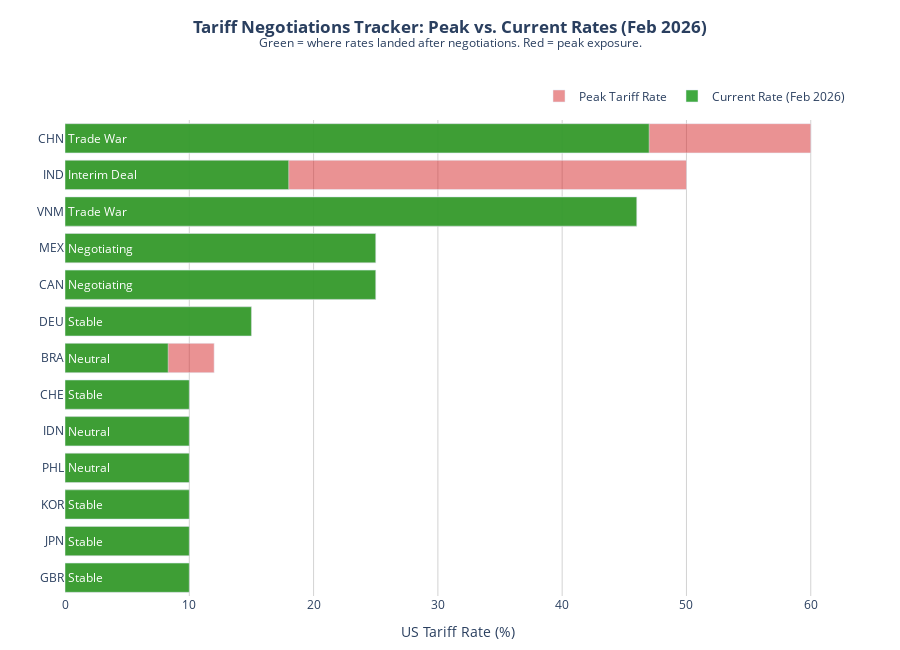

The cell this chart's notebook holds for it:
### Code cell
possible_names = ['country_name', 'Country', 'country', 'Economy', 'country_code']
actual_col = next((name for name in possible_names if name in tariff_master.columns), None)

if actual_col is None:
    print(f"❌ ERROR: I can't find a country column. Your columns are: {tariff_master.columns.tolist()}")
else:

    plot_df = tariff_master[tariff_master['country_code'] != 'USA'].copy()
    plot_df = plot_df.sort_values('tariff_peak', ascending=True)

    fig3 = go.Figure()

    # Peak tariff bar
    fig3.add_trace(go.Bar(
        name='Peak Tariff Rate',
        y=plot_df[actual_col],
        x=plot_df['tariff_peak'],
        orientation='h',
        marker_color='rgba(214, 39, 40, 0.5)',
    ))

    # Current tariff bar
    fig3.add_trace(go.Bar(
        name='Current Rate (Feb 2026)',
        y=plot_df[actual_col],
        x=plot_df['tariff_current_feb2026'],
        orientation='h',
        marker_color='rgba(44, 160, 44, 0.9)',
        text=[f"{s}" for s in plot_df['deal_status']],
        textposition='inside',
        insidetextanchor='start'
    ))

    fig3.update_layout(
        title={'text':'<b>Tariff Negotiations Tracker: Peak vs. Current Rates (Feb 2026)</b><br>'
            '<sup>Green = where rates landed after negotiations. Red = peak exposure.</sup>',
            'y': 0.95,
            'x': 0.5,
            'xanchor': 'center',
            'yanchor': 'top'
    },
        barmode='overlay',
        xaxis_title='US Tariff Rate (%)',
        yaxis_title='',
        height=650,
        plot_bgcolor='white',
        margin=dict(t=120, b=50, l=50, r=50),
        xaxis=dict(gridcolor='lightgray'),
        yaxis=dict(automargin=True),
        legend=dict(orientation='h', 
        yanchor='bottom',
        y=1.02, 
        xanchor='right',
        x=1
    )
)
    fig3.show()
    fig3.write_html('../reports/viz3_negotiations_tracker.html')

    print("🚀 Dashboard visualization complete with full professional layout!")

### Figure 1 — Plotly figure (JSON) as saved in the notebook; plotly's stock layout.template omitted (floating-point values rounded to 4 significant figures)
{"data": [{"marker": {"color": "rgba(214, 39, 40, 0.5)"}, "name": "Peak Tariff Rate", "orientation": "h", "type": "bar", "x": [10.0, 10.0, 10.0, 10.0, 10.0, 10.0, 12.0, 15.0, 25.0, 25.0, 46.0, 50.0, 60.0], "y": ["GBR", "JPN", "KOR", "PHL", "IDN", "CHE", "BRA", "DEU", "CAN", "MEX", "VNM", "IND", "CHN"]}, {"insidetextanchor": "start", "marker": {"color": "rgba(44, 160, 44, 0.9)"}, "name": "Current Rate (Feb 2026)", "orientation": "h", "text": ["Stable", "Stable", "Stable", "Neutral", "Neutral", "Stable", "Neutral", "Stable", "Negotiating", "Negotiating", "Trade War", "Interim Deal", "Trade War"], "textposition": "inside", "type": "bar", "x": [10.0, 10.0, 10.0, 10.0, 10.0, 10.0, 8.3, 15.0, 25.0, 25.0, 46.0, 18.0, 47.0], "y": ["GBR", "JPN", "KOR", "PHL", "IDN", "CHE", "BRA", "DEU", "CAN", "MEX", "VNM", "IND", "CHN"]}], "layout": {"barmode": "overlay", "height": 650, "legend": {"orientation": "h", "x": 1, "xanchor": "right", "y": 1.02, "yanchor": "bottom"}, "margin": {"b": 50, "l": 50, "r": 50, "t": 120}, "plot_bgcolor": "white", "title": {"text": "<b>Tariff Negotiations Tracker: Peak vs. Current Rates (Feb 2026)</b><br><sup>Green = where rates landed after negotiations. Red = peak exposure.</sup>", "x": 0.5, "xanchor": "center", "y": 0.95, "yanchor": "top"}, "xaxis": {"gridcolor": "lightgray", "title": {"text": "US Tariff Rate (%)"}}, "yaxis": {"automargin": true, "title": {"text": ""}}}}
